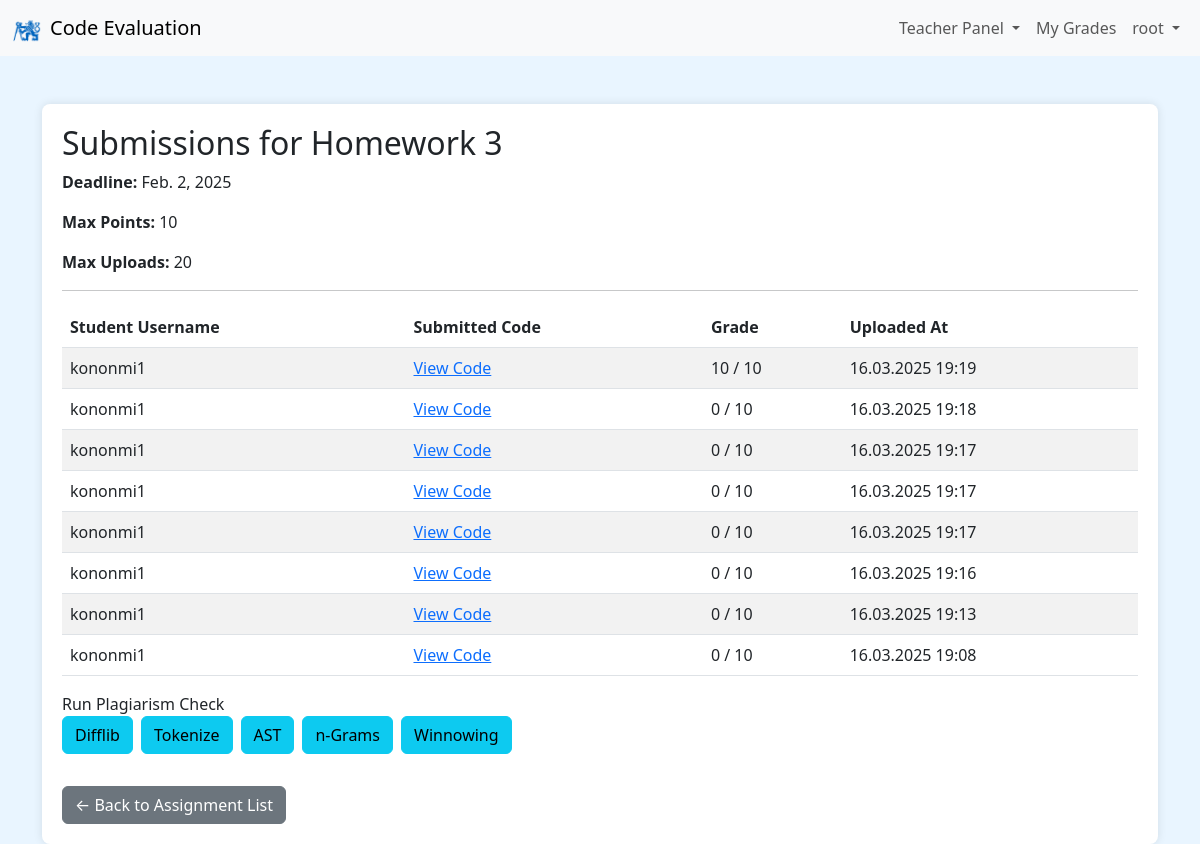
The app's page /teacher/assignments/4/submissions/ (signed in), older data.
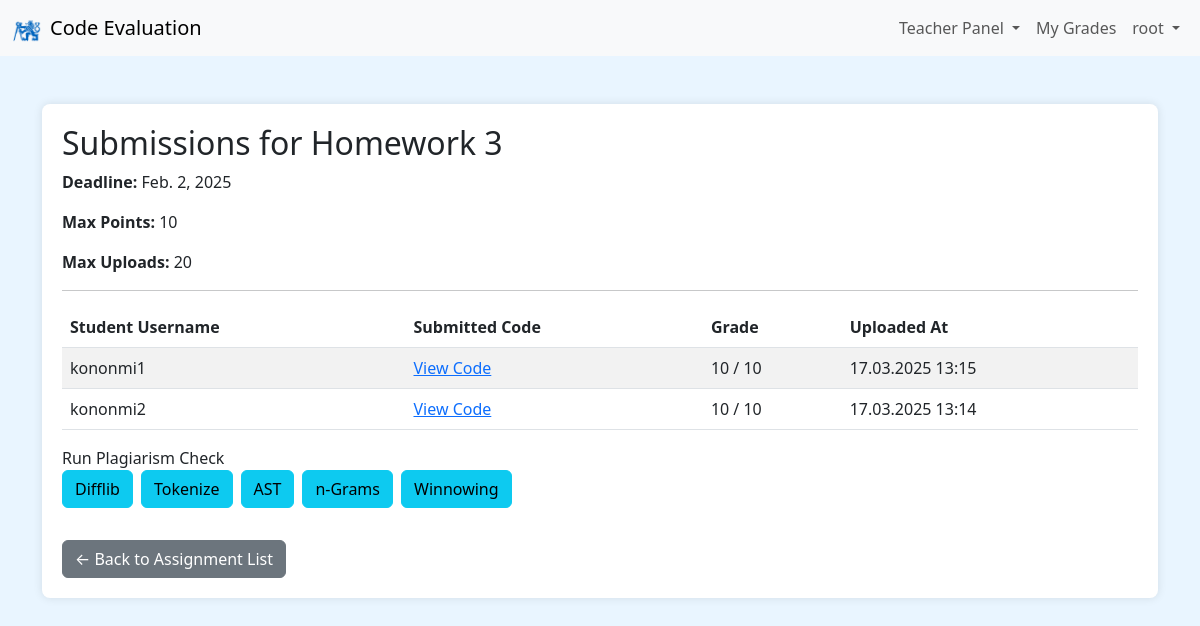
The same page, newer data.
### upload/models.py (models this page shows, shortened)
class Assignment(models.Model):
    subject = models.ForeignKey(Subject, on_delete=models.CASCADE, related_name='assignments')
    name = models.CharField(max_length=100)
    description = models.TextField()
    deadline = models.DateField()
    number = models.PositiveIntegerField()
    max_points = models.PositiveIntegerField(default=10, help_text="Maximum points for this assignment.")
    max_uploads = models.PositiveIntegerField(default=20, help_text="Maximum number of downloads for a student.")

class Document(models.Model):
    assignment = models.ForeignKey(Assignment, on_delete=models.CASCADE, related_name='documents')
    user = models.ForeignKey(User, on_delete=models.CASCADE)
    description = models.CharField(max_length=255, blank=True)
    document = models.FileField(
        upload_to=document_upload_path,
        validators=[validate_file_extension]
    )
    uploaded_at = models.DateTimeField(auto_now_add=True)
    test_result = models.CharField(max_length=255, blank=True, null=True)
    grade = models.PositiveIntegerField(default=0)

### upload/views.py (the view)
# urls.py: path('teacher/assignments/<int:pk>/submissions/', views.teacher_assignment_submissions, name='teacher_assignment_submissions'),
@login_required
@user_passes_test(is_teacher)
def teacher_assignment_submissions(request, pk):
    assignment = get_object_or_404(Assignment, pk=pk)
    submissions = assignment.documents.all().order_by('-uploaded_at')
    return render(request, 'upload/teacher/assignment_submissions.html', {
        'assignment': assignment,
        'submissions': submissions,
    })

### upload/context_processors.py (called while the page is built)
def is_teacher_context(request):
    if request.user.is_authenticated:
        is_teacher_flag = request.user.is_superuser or request.user.groups.filter(name="Teachers").exists()
    else:
        is_teacher_flag = False
    return {
        'is_teacher_flag': is_teacher_flag
    }

### upload/views.py (called while the page is built)
def is_teacher(user):
    return user.is_superuser or user.groups.filter(name='Teachers').exists()

### upload/templates/upload/teacher/assignment_submissions.html
{% extends 'upload/base.html' %}
{% load static %}
{% block content %}
<div class="content-container">
    <h2>Submissions for {{ assignment.name }}</h2>
    <p><strong>Deadline:</strong> {{ assignment.deadline }}</p>
    <p><strong>Max Points:</strong> {{ assignment.max_points }}</p>
    <p><strong>Max Uploads:</strong> {{ assignment.max_uploads }}</p>
    <hr>
    {% if submissions %}
        <table class="table table-striped">
            <thead>
                <tr>
                    <th>Student Username</th>
                    <th>Submitted Code</th>
                    <th>Grade</th>
                    <th>Uploaded At</th>
                </tr>
            </thead>
            <tbody>
                {% for submission in submissions %}
                    <tr>
                        <td>{{ submission.user.username }}</td>
                        <td>
                            <a href="{% url 'upload:document_detail' pk=submission.pk %}">View Code</a>
                        </td>
                        <td>{{ submission.grade }} / {{ assignment.max_points }}</td>
                        <td>{{ submission.uploaded_at|date:"d.m.Y H:i" }}</td>
                    </tr>
                {% endfor %}
            </tbody>
        </table>
    {% else %}
        <p>No submissions for this assignment yet.</p>
    {% endif %}
    <div class="dropdown mb-3">
        Run Plagiarism Check
        <div class="d-flex flex-wrap gap-2 mb-3">
            <a href="{% url 'upload:teacher_plagiarism_check' assignment_id=assignment.pk method='difflib' %}" class="btn btn-info">
              Difflib
            </a>
            <a href="{% url 'upload:teacher_plagiarism_check' assignment_id=assignment.pk method='tokenize' %}" class="btn btn-info">
              Tokenize
            </a>
            <a href="{% url 'upload:teacher_plagiarism_check' assignment_id=assignment.pk method='ast' %}" class="btn btn-info">
              AST
            </a>
            <a href="{% url 'upload:teacher_plagiarism_check' assignment_id=assignment.pk method='ngrams' %}" class="btn btn-info">
              n-Grams
            </a>
            <a href="{% url 'upload:teacher_plagiarism_check' assignment_id=assignment.pk method='winnowing' %}" class="btn btn-info">
              Winnowing
            </a>
          </div>
    </div>
    <a href="{% url 'upload:teacher_assignment_list' pk=assignment.subject.pk %}" class="btn btn-secondary mt-3">
        &larr; Back to Assignment List
    </a>
</div>
{% endblock %}

### upload/templates/upload/base.html (shortened to what this page needs)
{% load crispy_forms_tags static %}
<!DOCTYPE html>
<html lang="en">
<head>
    <link href="https://cdn.jsdelivr.net/npm/bootstrap@5.3.0/dist/css/bootstrap.min.css" rel="stylesheet">
</head>
<body>
    <nav class="navbar navbar-expand-lg navbar-light bg-light">
        <div class="container-fluid">
            <a class="navbar-brand d-flex align-items-center" href="{% url 'upload:subject_list' %}">
                <img src="{% static 'CVUT_znak.png' %}" alt="Logo" width="30" height="30" class="d-inline-block align-text-top me-2">
                Code Evaluation
            </a>
            <div class="collapse navbar-collapse" id="navbarNav">
                <ul class="navbar-nav ms-auto">
                    {% if user.is_authenticated %}
                        {% if is_teacher_flag %}
                            <li class="nav-item dropdown">
                                <a class="nav-link dropdown-toggle" href="#" id="teacherDropdown" role="button"
                                data-bs-toggle="dropdown" aria-expanded="false">
                                    Teacher Panel
                                </a>
                            </li>
                        {% endif %}
                        <li class="nav-item">
                            <a class="nav-link" href="{% url 'upload:grades_overview' %}">My Grades</a>
                        </li>
                        <li class="nav-item dropdown">
                            <a class="nav-link dropdown-toggle" href="#" id="userDropdown" role="button" data-bs-toggle="dropdown" aria-expanded="false">
                                {{ user.username }}
                            </a>
                        </li>
                    {% endif %}
                </ul>
            </div>
        </div>
    </nav>
    <div class="container mt-5">
        {% block content %}
        {% endblock %}
    </div>
</body>
</html>

### upload/templates/upload/base.html (style rules this page uses)
body { background-color: #e9f5ff; }
.content-container { background-color: white; padding: 20px; border-radius: 8px; box-shadow: 0 0 10px rgba(0, 0, 0, 0.1); }

Row changes from the older to the newer data that the page shows:
removed Document: user.username "kononmi1", grade "10", {{ assignment.max_points }} "10", uploaded_at "16.03.2025 19:19"
removed Document: user.username "kononmi1", grade "0", {{ assignment.max_points }} "10", uploaded_at "16.03.2025 19:18"
removed Document: user.username "kononmi1", grade "0", {{ assignment.max_points }} "10", uploaded_at "16.03.2025 19:17"
removed Document: user.username "kononmi1", grade "0", {{ assignment.max_points }} "10", uploaded_at "16.03.2025 19:17"
removed Document: user.username "kononmi1", grade "0", {{ assignment.max_points }} "10", uploaded_at "16.03.2025 19:17"
removed Document: user.username "kononmi1", grade "0", {{ assignment.max_points }} "10", uploaded_at "16.03.2025 19:16"
removed Document: user.username "kononmi1", grade "0", {{ assignment.max_points }} "10", uploaded_at "16.03.2025 19:13"
removed Document: user.username "kononmi1", grade "0", {{ assignment.max_points }} "10", uploaded_at "16.03.2025 19:08"
added Document: user.username "kononmi1", grade "10", {{ assignment.max_points }} "10", uploaded_at "17.03.2025 13:15"
added Document: user.username "kononmi2", grade "10", {{ assignment.max_points }} "10", uploaded_at "17.03.2025 13:14"
